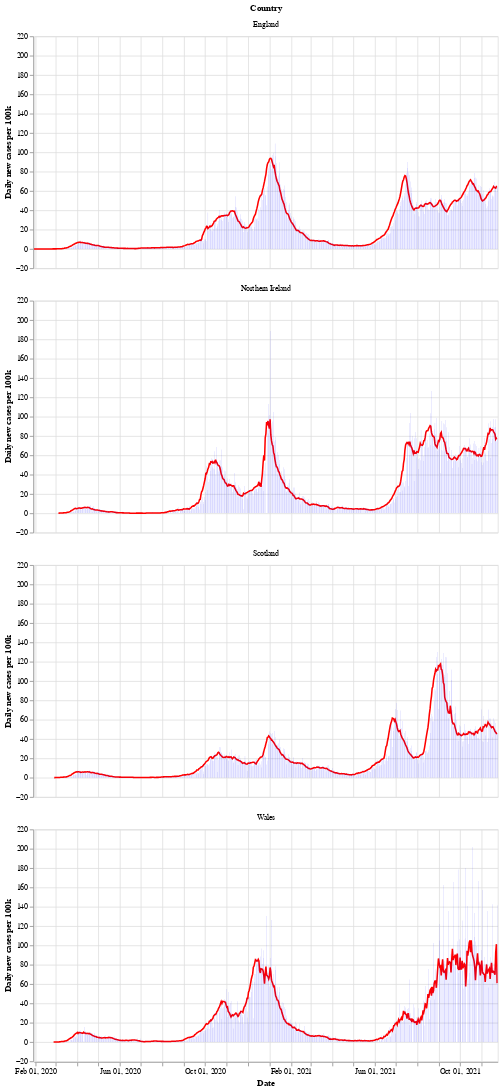

Notebook code cell kept with this figure:
### Markdown cell above
Next is a bar chart of the number of new cases in each country (per 100k population), with the 7 day moving average of cases. Again we see that Wales saw a longer period of raising and falling cases compared to the other countries.

After a period of cases falling, each nation is now seeing a rise in the number of cases - especially in Wales.

### Code cell
# collapse
bars = alt.Chart(uk_cases).mark_bar().encode(
    x=alt.X("yearmonthdate(date):T", axis=alt.Axis(title='Date')),
    y=alt.Y("newCasesRate:Q", axis=alt.Axis(title='Daily new cases per 100k')),
    tooltip='newCasesRate',
    color=alt.condition(
        alt.datum.dailyChange > 0,
        alt.value("orange"),  # The positive color
        alt.value("blue")  # The negative color
    )
).properties(title='New cases per 100k population with rolling 7 day average', width=600).interactive()
line = alt.Chart(uk_cases).mark_line(
    color='red',
    size=2,
).transform_window(
    rolling_mean='mean(newCasesRate)',
    frame=[0, 7],
    groupby=['areaName']
).encode(
    x='yearmonthdate(date):T',
    y='rolling_mean:Q'
)
alt.layer(line, bars, data=uk_cases).facet(alt.Row('areaName', title='Country'), columns=1)

### Figure 1 — Vega-Lite specification as saved in the notebook (floating-point values rounded to 4 significant figures; data arrays with more than 128 entries replaced by an {"elided": "..."} marker saying what was removed)
{"config": {"view": {"continuousWidth": 400, "continuousHeight": 300}}, "data": {"name": "data-2991fb0e15fd9ea62f7fef7d81017ed2"}, "facet": {"type": "nominal", "field": "areaName", "title": "Country"}, "spec": {"layer": [{"mark": {"type": "line", "color": "red", "size": 2}, "encoding": {"x": {"type": "temporal", "field": "date", "timeUnit": "yearmonthdate"}, "y": {"type": "quantitative", "field": "rolling_mean"}}, "transform": [{"window": [{"op": "mean", "field": "newCasesRate", "as": "rolling_mean"}], "frame": [0, 7], "groupby": ["areaName"]}]}, {"mark": "bar", "encoding": {"color": {"condition": {"value": "orange", "test": "(datum.dailyChange > 0)"}, "value": "blue"}, "tooltip": {"type": "quantitative", "field": "newCasesRate"}, "x": {"type": "temporal", "axis": {"title": "Date"}, "field": "date", "timeUnit": "yearmonthdate"}, "y": {"type": "quantitative", "axis": {"title": "Daily new cases per 100k"}, "field": "newCasesRate"}}, "selection": {"selector002": {"type": "interval", "bind": "scales", "encodings": ["x", "y"]}}, "title": "New cases per 100k population with rolling 7 day average", "width": 600}]}, "columns": 1, "$schema": "https://vega.github.io/schema/vega-lite/v4.8.1.json", "datasets": {"data-2991fb0e15fd9ea62f7fef7d81017ed2": {"elided": "2564 records"}}}
